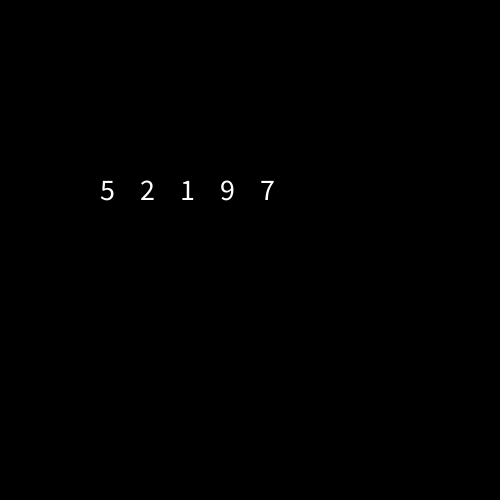
Frame 1 (no input)
Frame 60 (the mouse pressed at the canvas centre just before this capture): identical to frame 1, image omitted
Frame 120 (the mouse held since frame 60 and released just before this capture): identical to frame 1, image omitted

The Processing sketch that drew this single still picture (run headless with seeded random() and noise(); from frame 60 on, the mouse is pressed at the canvas centre):

// Processing sketch: w07_08_array_forLoop
// ── w07_08_array_forLoop.pde
// IMA NYU Shanghai
// Interaction Lab

int[] numbers = {5, 2, 1, 9, 7};

void setup() {
  size(500, 500);
  background(0);

  for (int i=0; i<numbers.length; i++) {
    println(numbers[i]);
  }

  textSize(30);
  for (int i=0; i<numbers.length; i++) {
    text(numbers[i], 100 + i*40, 200);
  }
}

void draw() {
  //
}
